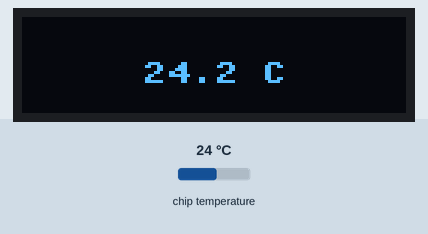
Recording of a program running on a simulated Raspberry Pi Pico running MicroPython. On the bench: 128×32 one-colour display. Inputs (shaded band) come from the test bench; at power-on: chip temperature 24 °C. Library files of the repository ran but are not shown: ssd1306.py.

Above: at 2.6 s.
2.7 s: chip temperature set to 1 °C
At 7.3 s:
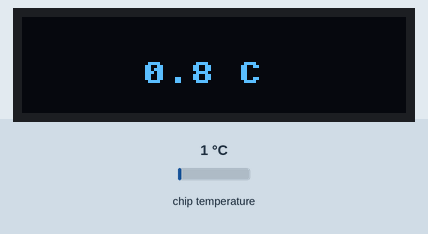
7.6 s: chip temperature set to 11 °C
At 11.0 s:
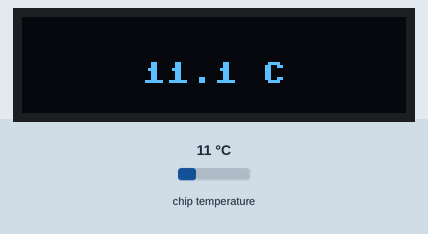
11.6 s: chip temperature set to 22 °C
At 14.7 s:
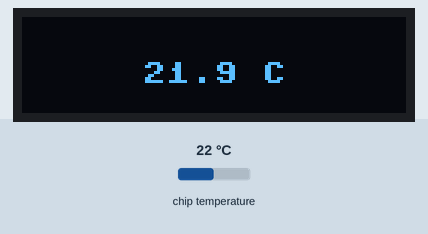
Timing chart, 0 to 16.2 s (numbered marks = the images above; inputs shaded):
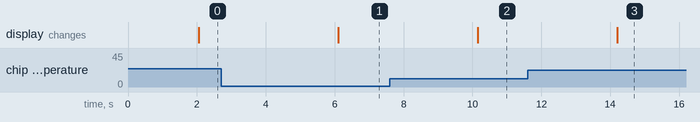

The program:

show-temperature-oled.py
```python
# Display Image & text on I2C driven ssd1306 OLED display
from machine import Pin, I2C
from ssd1306 import SSD1306_I2C
import machine
import utime

sensor_temp = machine.ADC(4)
conversion_factor = 3.3 / (65535)

WIDTH  = 128                                            # oled display width
HEIGHT = 32                                           # oled display height

i2c = I2C(0, scl=Pin(9), sda=Pin(8), freq=200000)       # Init I2C using pins GP8 & GP9 (default I2C0 pins)
# print("I2C Address      : "+hex(i2c.scan()[0]).upper()) # Display device address
# print("I2C Configuration: "+str(i2c))                   # Display I2C config


oled = SSD1306_I2C(WIDTH, HEIGHT, i2c)                  # Init oled display

while True:
    reading = sensor_temp.read_u16() * conversion_factor
    temperature = 27 - (reading - 0.706)/0.001721
    #print(temperature)

    # Clear the oled display in case it has junk on it.
    oled.fill(0)

    # Add some text
    # oled.text("Temp: ",6,8)
    oled.text(f"{str(round(temperature,1))} C",40,15)
    # oled.text("C",80,15)
    utime.sleep(2)


    # Finally update the oled display so the image & text is displayed
    oled.show()
```

Measured:
- after the input at 2.7 s, the display: changes after 3.4 s (image 1)
- after the input at 7.6 s, the display: changes after 2.6 s (image 2)
- after the input at 11.6 s, the display: changes after 2.6 s (image 3)
